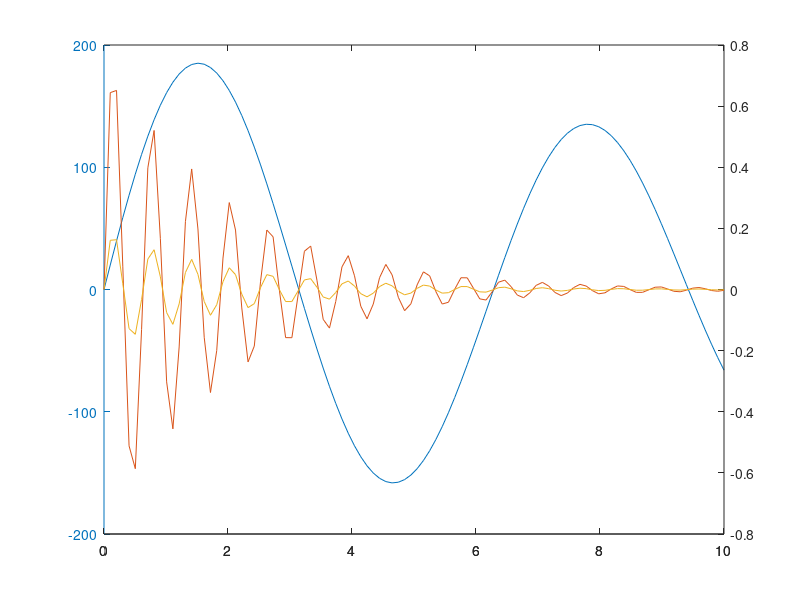

Recreate this plot in MATLAB. (Note: this script raises an error after producing the figure.)
x = linspace(0,10);
y1 = 200*exp(-0.05*x).*sin(x);
y2 = 0.8*exp(-0.5*x).*sin(10*x);
y3 = 0.2*exp(-0.5*x).*sin(10*x);
figure
[hAx,hLine1,hLine2] = plotyy(x,y1,[x',x'],[y2',y3']);

hLine2(1).LineStyle = 'none';
hLine2(1).Marker = '.';
hLine2(1).Color = 'k';

hLine2(2).LineStyle = 'none';
hLine2(2).Marker = 'o';
hLine2(2).Color = 'r';